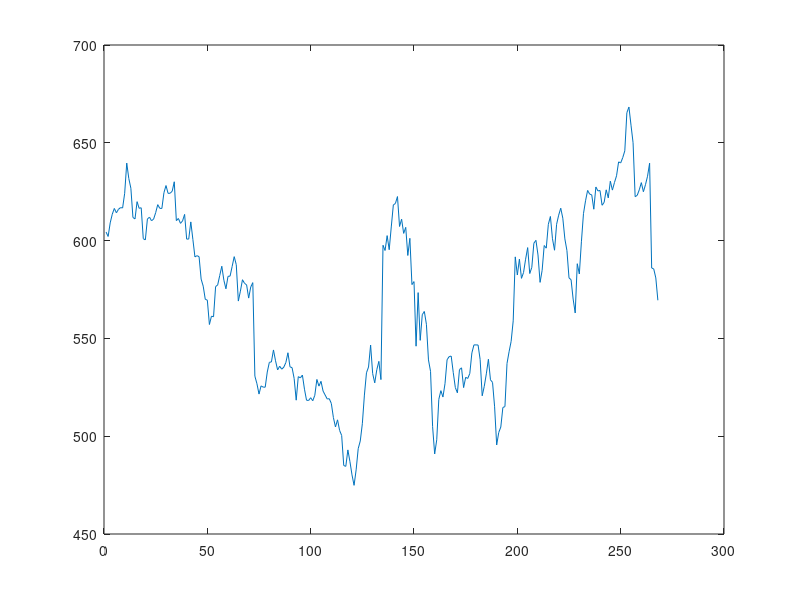
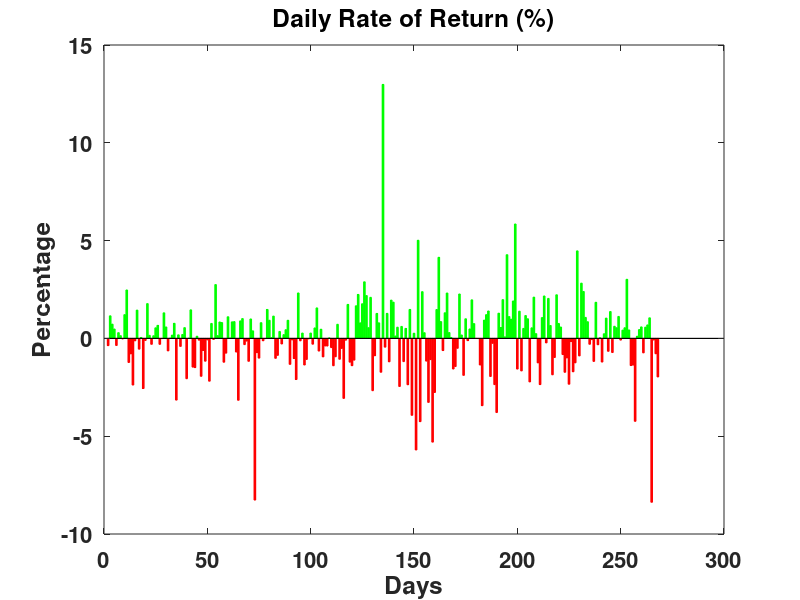
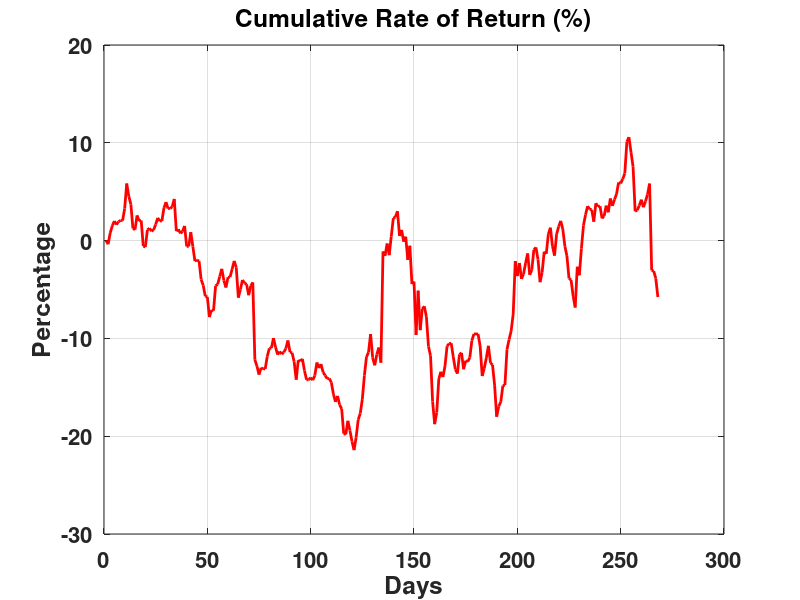

Reproduce these figures in MATLAB, in order.
%% CS 435 Project 2 Finance inclass 2.3 (advanced)
%Ari Cooper
%Sep 15, 2016

clear all, close all, clc;

%% 1. Read the data ?le and calculate daily rate of return for day 2, day 3, day 4, and so on, until the last day in the data ?le.
% Read mixed data type into Matlab

fid = fopen('Google_price.dat.txt', 'r');

C_title = textscan(fid, '%s', 2);
C_data = textscan(fid, '%s %f');

Date = C_data{1};
price_close = C_data{2};

%Extract size of data
[ndays, ncol] = size(price_close);

x = 1 : ndays; % x axis for plotting

figure(1)
plot(x, price_close);

% Calculate daily ROR

daily_ROR = nan(ndays, 1);

for i = 2 : ndays
    daily_ROR(i) = price_close(i) / price_close(i-1) - 1;
end

percent_daily_ROR = daily_ROR * 100;

%% 2. calculate cumulative daily rates of return for day 2, day 3, day 4, and so on, until the last day in the data ?le.

cum_ROR = zeros(ndays, 1);
cum_ROR(2) = daily_ROR(2);

for i = 3 : ndays
    cum_ROR(i) = ((cum_ROR(i-1) + 1) * (1 + daily_ROR(i))) - 1;
end

percent_cum_ROR = cum_ROR * 100;



%% 3. Calculate average daily and annualized daily rate of return.

ave_daily_ROR = (cumprod(1 + daily_ROR)).^(1/ndays) -1;
anu_daily_ROR = (1 + ave_daily_ROR) .^ 252 - 1;

%% 4. Plot a bar chart of daily rates return in percent, using green bars for positive returns and red bars for negative returns.

% Extract pos and neg portion of percent_daily_ROR

pos = max(0, percent_daily_ROR);
neg = min(0, percent_daily_ROR);

figure(2)
bar(x, pos, 'g', 'EdgeColor', 'g');
hold on;
bar(x, neg, 'r', 'EdgeColor', 'r');
title('Daily Rate of Return (%)', 'FontSize', 16, 'FontWeight', 'bold');
xlabel('Days', 'FontSize', 16, 'FontWeight', 'bold');
ylabel('Percentage', 'FontSize', 16, 'FontWeight', 'bold');
set(gca, 'FontSize', 16, 'FontWeight', 'bold');


%% 5. Plot a line chart without markers of cumulative daily rate of return in percent.

figure(3)
plot(x, percent_cum_ROR, 'r', 'LineWidth', 2);
title('Cumulative Rate of Return (%)', 'FontSize', 16, 'FontWeight', 'bold');
xlabel('Days', 'FontSize', 16, 'FontWeight', 'bold');
ylabel('Percentage', 'FontSize', 16, 'FontWeight', 'bold');
set(gca, 'FontSize', 16, 'FontWeight', 'bold');
grid on;


%% 6. Calculate average daily and annualized daily volatility.

vol_ave_daily = std(daily_ROR(2 : end));
vol_anu_daily = vol_ave_daily * sqrt(252);

%% Find the date of the maximum daily return and minimum daily return over this time period 
% and verify your answer with online chart at Google ?nance.

[max_daily, max_index] = max(daily_ROR);
[min_daily, min_index] = min(daily_ROR);

max_date = Date(max_index);
min_date = Date(min_index);

